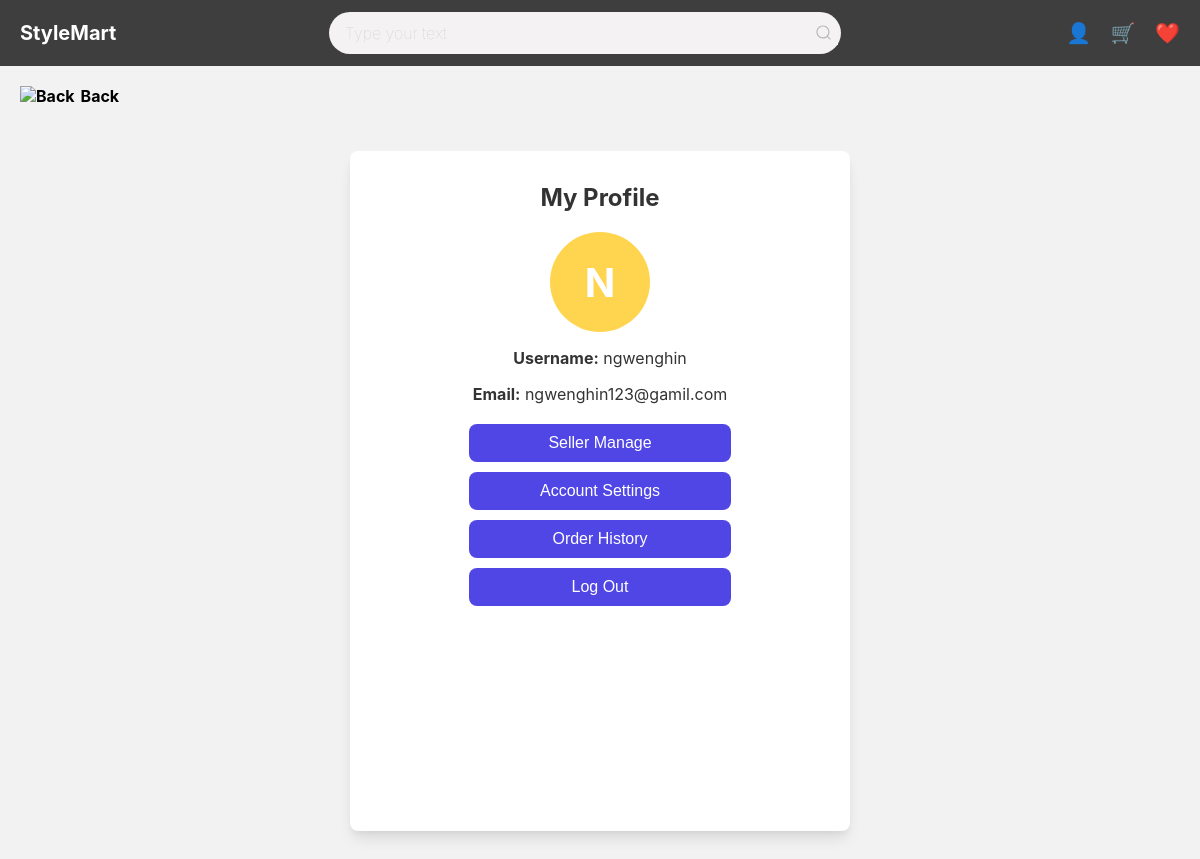
The app's page /profile.php (signed in) with its own data.
### tables this page shows
CREATE TABLE `user` (
  `user_id` int(9) NOT NULL,
  `username` varchar(255) NOT NULL,
  `email` varchar(255) NOT NULL,
  `password` varchar(255) NOT NULL,
  `contact_info` varchar(255) DEFAULT NULL,
  `phone_number` varchar(255) DEFAULT NULL,
  `qrcode` varchar(255) DEFAULT NULL
);

### profile.php (the view, shortened to what this page needs)
<?php
require 'db.php';
$user_id = $_SESSION['user_id'];
$stmt = $pdo->prepare("SELECT username, email FROM user WHERE user_id = ?");
$stmt->execute([$user_id]);
$user = $stmt->fetch();
function getColorFromUsername($username) {
    $colors = ['#e57373', '#f06292', '#ba68c8', '#64b5f6', '#4db6ac', '#81c784', '#ffd54f', '#ffb74d'];
    $index = ord(strtoupper($username[0])) % count($colors);
    return $colors[$index];
}
?>
<!DOCTYPE html>
<html lang="en">
<head>
</head>
<body>
  <header class="topbar">
    <div class="logo">StyleMart</div>
    <div class="search">
      <input type="text" class="search__input" placeholder="Type your text">
      <button class="search__button">
      </button>
    </div>
    <div class="icons">
      <span class="icon" id="profile">👤</span>
      <span class="icon" onclick="checkLogin('cart.php')">🛒</span>
      <span class="icon" onclick="checkLogin('favorite.php')">❤️</span>
    </div>
  </header>
<div class="container">
  <div class="back-btn"><a href="MainPage.php"><img src="uploads/previous.png" alt="Back">Back</a></div>
  <div class="profile-wrapper">
    <div class="profile-box">
      <h2>My Profile</h2>
      <div class="avatar-circle" style="background-color: <?= getColorFromUsername($user['username']) ?>;">
        <?= strtoupper(htmlspecialchars($user['username'][0])) ?>
      </div>
      <p><strong>Username:</strong> <?= htmlspecialchars($user['username']) ?></p>
      <p><strong>Email:</strong> <?= htmlspecialchars($user['email']) ?></p>
      <div class="button-group">
        <form action="sellerlog.php" method="GET">
          <button type="submit">Seller Manage</button>
        </form>
        <form action="account_settings.php" method="GET">
          <button type="submit">Account Settings</button>
        </form>
        <form action="order_history.php" method="GET">
          <button type="submit">Order History</button>
        </form>
        <form action="logout.php" method="POST">
          <button type="submit">Log Out</button>
        </form>
      </div>
    </div>
  </div>
</div>
</body>
</html>

### profile.php (style rules this page uses)
body { margin: 0; font-family: 'Inter', sans-serif; background: #f2f2f2; color: #333; }
.container { padding: 20px; }
.topbar { background: #3e3e3e; color: white; display: flex; justify-content: space-between; align-items: center; padding: 12px 20px; }
.topbar .logo { font-size: 20px; font-weight: bold; }
.search { display: flex; align-items: center; justify-content: space-between; text-align: center; }
.search__input { font-family: inherit; font-size: inherit; background-color: #f4f2f2; border: none; color: #646464; padding: 0.7rem 1rem; border-radius: 30px; width: 30em; transition: all ease-in-out .5s; margin-right: -2rem; }
.search__button { border: none; background-color: #f4f2f2; margin-top: .1em; }
.search__icon { height: 1.3em; width: 1.3em; fill: #b4b4b4; }
.icons .icon { margin-left: 15px; font-size: 20px; cursor: pointer; }
.back-btn { display: flex; align-items: center; margin-bottom: 15px; cursor: pointer; color: #000000; font-weight: bold; }
.back-btn img { width: 16px; height: auto; margin-right: 6px; }
.back-btn a { color: rgb(0, 0, 0); text-decoration: none; }
.profile-wrapper { display: flex; justify-content: center; min-height: calc(100vh - 60px); padding: 30px 20px; box-sizing: border-box; }
.profile-box { background-color: #fff; padding: 2rem; width: 100%; max-width: 500px; border-radius: 0.5rem; box-shadow: 0 10px 15px -3px rgba(0, 0, 0, 0.1), 0 4px 6px -2px rgba(0, 0, 0, 0.05); box-sizing: border-box; text-align: center; }
.profile-box h2 { margin-top: 0; }
.profile-box .avatar-circle { margin: 0 auto 10px auto; }
.profile-box .button-group { display: flex; flex-direction: column; gap: 10px; margin-top: 20px; }
.profile-box .button-group form { margin: 0; }
.profile-box .button-group button { padding: 10px 20px; font-size: 16px; width: 60%; border-radius: 8px; border: none; background-color: #4F46E5; color: white; cursor: pointer; transition: background-color 0.2s ease-in-out; }
.avatar-circle { width: 100px; height: 100px; border-radius: 50%; display: flex; align-items: center; justify-content: center; font-size: 40px; color: white; font-weight: bold; margin-bottom: 10px; }
.back-btn a { text-decoration: none; color: black; }
.button-group { margin-top: 20px; }
.button-group form { display: inline-block; margin-right: 10px; }
.button-group button { padding: 10px 20px; font-size: 16px; cursor: pointer; }

### records on screen
user: username "N", username "ngwenghin", email "ngwenghin123@gamil.com"
